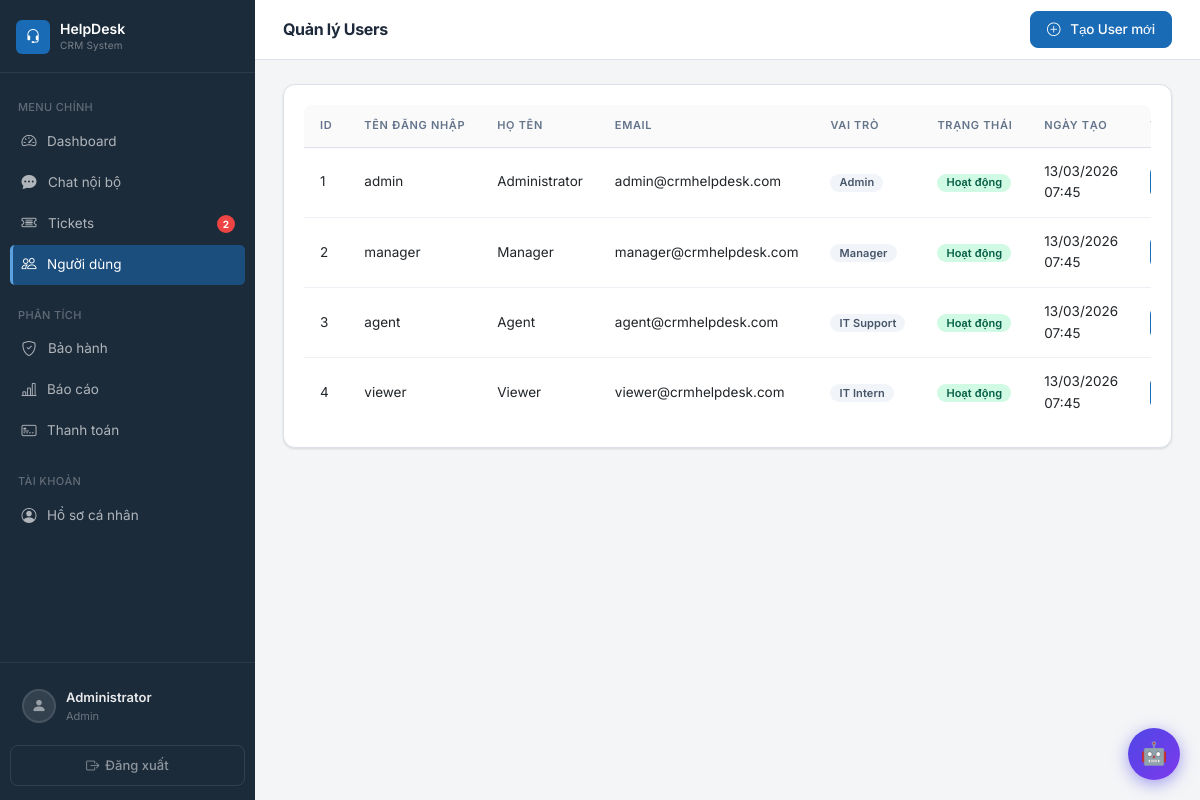
/users.php (signed in), run on the app's committed database.
### tables this page shows
CREATE TABLE IF NOT EXISTS users (
    id INT AUTO_INCREMENT PRIMARY KEY,
    username VARCHAR(50) NOT NULL UNIQUE,
    password VARCHAR(255) NOT NULL,
    fullname VARCHAR(100) NOT NULL,
    email VARCHAR(100) NOT NULL UNIQUE,
    phone VARCHAR(20),
    avatar VARCHAR(255) DEFAULT NULL,
    role_id INT NOT NULL,
    status ENUM('active', 'inactive') DEFAULT 'active',
    created_at TIMESTAMP DEFAULT CURRENT_TIMESTAMP,
    FOREIGN KEY (role_id) REFERENCES roles(id) ON DELETE CASCADE
);

CREATE TABLE IF NOT EXISTS roles (
    id INT AUTO_INCREMENT PRIMARY KEY,
    name VARCHAR(50) NOT NULL UNIQUE,
    hierarchy_level TINYINT UNSIGNED NOT NULL DEFAULT 99
);

### includes/auth.php (called while the page is built, shortened)
<?php
require_once 'controllers/authController.php';
$authController = new AuthController();
function getCurrentUser() {
    global $authController;
    return $authController->getCurrentUser();
}
function hasRole($roleName) {
    global $authController;
    return $authController->hasRole($roleName);
}
function hasAnyRole($roles) {
    global $authController;
    return $authController->hasAnyRole($roles);
}
function requireRole($roleName) {
    global $authController;
    $authController->requireRole($roleName);
}
function getUserDisplayName() {
    $user = getCurrentUser();
    return $user ? $user['fullname'] : 'Guest';
}
function getUserRoleDisplayName() {
    $user = getCurrentUser();
    return $user ? $user['role_name'] : '';
}
?>

### controllers/authController.php (called while the page is built, shortened)
<?php
require_once __DIR__ . '/../models/User.php';
class AuthController {
    private $userModel;
    public function __construct() {
        $this->userModel = new User();
    }
    public function isLoggedIn() {
        return isset($_SESSION['user_id']);
    }
    public function getCurrentUser() {
        return [
            'id' => $_SESSION['user_id'],
            'username' => $_SESSION['username'],
            'fullname' => $_SESSION['fullname'],
            'role_id' => $_SESSION['role_id'],
            'role_name' => $_SESSION['role_name']
        ];
    }
    public function hasRole($roleName) {
        $user = $this->getCurrentUser();
        return $user['role_name'] === $roleName;
    }
    public function hasAnyRole($roles) {
        $user = $this->getCurrentUser();
        return in_array($user['role_name'], $roles);
    }
    public function requireLogin() {
        $user = $this->userModel->findById($_SESSION['user_id']);
    }
    public function requireRole($roleName) {
        $this->requireLogin();
    }
}
?>

### models/User.php (called while the page is built, shortened)
<?php
require_once __DIR__ . '/../config/database.php';
class User {
    private $pdo;
    public function __construct() {
        global $pdo;
        $this->pdo = $pdo;
    }
    public function findById($id) {
        $stmt = $this->pdo->prepare("SELECT u.*, r.name as role_name FROM users u JOIN roles r ON u.role_id = r.id WHERE u.id = ?");
        $stmt->execute([$id]);
        return $stmt->fetch();
    }
    public function getAll() {
        $stmt = $this->pdo->query("SELECT u.*, r.name as role_name FROM users u JOIN roles r ON u.role_id = r.id ORDER BY u.created_at DESC");
        return $stmt->fetchAll();
    }
}
?>

### controllers/userController.php (called while the page is built, shortened)
<?php
require_once __DIR__ . '/../models/User.php';
require_once __DIR__ . '/authController.php';
class UserController {
    private $userModel;
    private $authController;
    public function __construct() {
        $this->userModel = new User();
        $this->authController = new AuthController();
    }
    public function getUsers() {
        $this->authController->requireRole('Admin');
        return $this->userModel->getAll();
    }
}
?>

### includes/functions.php (called while the page is built, shortened)
<?php
function formatDate($date, $format = 'd/m/Y H:i') {
    return date($format, strtotime($date));
}
?>

### users.php (the view, shortened to what this page needs)
<?php
require_once 'includes/auth.php';
require_once 'includes/functions.php';
require_once 'controllers/userController.php';
requireRole('Admin');
$userController = new UserController();
$action = $_GET['action'] ?? 'list';
switch ($action) {
    default:
        $pageTitle = 'Quản lý Users';
        $pageActions = '<a href="users.php?action=create" class="btn btn-primary">
            <i class="bi bi-plus-circle me-1"></i>Tạo User mới
        </a>';
        $users = $userController->getUsers();
        break;
}
include 'includes/header.php';
?>
<?php if ($action === 'list'): ?>
    <div class="card">
        <div class="card-body">
            <?php if (empty($users)): ?>
                <p class="text-muted text-center py-4">Chưa có user nào.</p>
            <?php else: ?>
                <div class="table-responsive">
                    <table class="table table-hover">
                        <thead>
                            <tr>
                                <th>ID</th>
                                <th>Tên đăng nhập</th>
                                <th>Họ tên</th>
                                <th>Email</th>
                                <th>Vai trò</th>
                                <th>Trạng thái</th>
                                <th>Ngày tạo</th>
                                <th>Thao tác</th>
                            </tr>
                        </thead>
                        <tbody>
                            <?php foreach ($users as $user): ?>
                                <tr>
                                    <td><?php echo $user['id']; ?></td>
                                    <td><?php echo htmlspecialchars($user['username']); ?></td>
                                    <td><?php echo htmlspecialchars($user['fullname']); ?></td>
                                    <td><?php echo htmlspecialchars($user['email']); ?></td>
                                    <td>
                                        <span class="badge bg-secondary"><?php echo $user['role_name']; ?></span>
                                    </td>
                                    <td>
                                        <span class="badge bg-<?php echo ($user['status'] === 'active') ? 'success' : 'danger'; ?>">
                                            <?php echo ($user['status'] === 'active') ? 'Hoạt động' : 'Khóa'; ?>
                                        </span>
                                    </td>
                                    <td><?php echo formatDate($user['created_at']); ?></td>
                                    <td>
                                    </td>
                                </tr>
                            <?php endforeach; ?>
                        </tbody>
                    </table>
                </div>
            <?php endif; ?>
        </div>
    </div>
<?php endif; ?>
<?php include 'includes/footer.php'; ?>

### includes/header.php (shortened to what this page needs)
<!DOCTYPE html>
<html lang="vi">
<head>
    <link href="assets/css/bootstrap.min.css" rel="stylesheet">
    <link href="assets/icons/bootstrap-icons.css" rel="stylesheet">
</head>
<body>
<?php
$sidebarUser = null;
if (isset($userFull)) {
    $sidebarUser = $userFull;
} else {
    global $pdo;
    $cu = getCurrentUser();
    if ($cu && $pdo) {
        $stmt = $pdo->prepare("SELECT avatar FROM users WHERE id = ?");
        $stmt->execute([$cu['id']]);
        $sidebarUser = $stmt->fetch();
    }
}
$currentPage = basename($_SERVER['PHP_SELF']);
$_sidebarBadge = 0;
if (hasAnyRole(['Admin', 'Manager', 'IT Helpdesk']) && isset($pdo)) {
    try {
        $stmt = $pdo->query("
            SELECT COUNT(*) FROM tickets t
            JOIN statuses s ON t.status_id = s.id
            WHERE t.assigned_to IS NULL AND s.name != 'Đã đóng'
        ");
        $_sidebarBadge = (int)$stmt->fetchColumn();
    } catch (\PDOException $e) {
        $_sidebarBadge = 0;
    }
}
?>
<nav class="sidebar" id="sidebar">
    <div class="sidebar-brand">
        <div class="sidebar-brand-icon">
            <i class="bi bi-headset"></i>
        </div>
        <div>
            <div class="sidebar-brand-text">HelpDesk</div>
            <div class="sidebar-brand-sub">CRM System</div>
        </div>
    </div>
    <div class="sidebar-nav">
        <div class="sidebar-label">Menu chính</div>
        <a href="dashboard.php" class="sidebar-link <?php echo $currentPage === 'dashboard.php' ? 'active' : ''; ?>">
            <i class="bi bi-speedometer2"></i>
            Dashboard
        </a>
        <a href="chat.php" class="sidebar-link <?php echo $currentPage === 'chat.php' ? 'active' : ''; ?>" style="justify-content:space-between;">
            <span style="display:flex;align-items:center;gap:10px;">
                <i class="bi bi-chat-dots-fill"></i>
                Chat nội bộ
            </span>
        </a>
        <a href="tickets.php" class="sidebar-link <?php echo $currentPage === 'tickets.php' ? 'active' : ''; ?>" style="justify-content:space-between;">
            <span style="display:flex;align-items:center;gap:10px;">
                <i class="bi bi-ticket-detailed"></i>
                Tickets
            </span>
            <?php if ($_sidebarBadge > 0): ?>
                <span style="background:#ef4444;color:#fff;font-size:10px;font-weight:700;padding:2px 6px;border-radius:100px;line-height:1.4;flex-shrink:0;"><?php echo $_sidebarBadge; ?></span>
            <?php endif; ?>
        </a>
        <?php if (hasRole('Admin')): ?>
        <a href="users.php" class="sidebar-link <?php echo $currentPage === 'users.php' ? 'active' : ''; ?>">
            <i class="bi bi-people"></i>
            Người dùng
        </a>
        <?php endif; ?>
        <div class="sidebar-label" style="margin-top:8px;">Phân tích</div>
        <a href="warranty.php" class="sidebar-link <?php echo $currentPage === 'warranty.php' ? 'active' : ''; ?>" style="justify-content:space-between;">
            <span style="display:flex;align-items:center;gap:10px;">
                <i class="bi bi-shield-check"></i>
                Bảo hành
            </span>
        </a>
        <a href="reports.php" class="sidebar-link <?php echo $currentPage === 'reports.php' ? 'active' : ''; ?>">
            <i class="bi bi-bar-chart-line"></i>
            Báo cáo
        </a>
        <?php if (hasAnyRole(['Admin', 'Manager'])): ?>
        <a href="billing.php" class="sidebar-link <?php echo $currentPage === 'billing.php' ? 'active' : ''; ?>" style="justify-content:space-between;">
            <span style="display:flex;align-items:center;gap:9px;">
                <i class="bi bi-credit-card-2-front"></i>
                Thanh toán
            </span>
        </a>
        <?php endif; ?>
        <div class="sidebar-label" style="margin-top:8px;">Tài khoản</div>
        <a href="profile.php" class="sidebar-link <?php echo $currentPage === 'profile.php' ? 'active' : ''; ?>">
            <i class="bi bi-person-circle"></i>
            Hồ sơ cá nhân
        </a>
    </div>
    <div class="sidebar-footer">
        <a href="profile.php" class="sidebar-user">
            <?php if (!empty($sidebarUser['avatar'])): ?>
                <img src="assets/avatars/<?php echo htmlspecialchars($sidebarUser['avatar']); ?>"
                     class="sidebar-user-avatar" alt="Avatar">
            <?php else: ?>
                <div class="sidebar-user-placeholder">
                    <i class="bi bi-person-fill"></i>
                </div>
            <?php endif; ?>
            <div class="sidebar-user-info">
                <div class="sidebar-user-name"><?php echo htmlspecialchars(getUserDisplayName()); ?></div>
                <div class="sidebar-user-role"><?php echo htmlspecialchars(getUserRoleDisplayName()); ?></div>
            </div>
        </a>
        <a href="logout.php" class="sidebar-logout">
            <i class="bi bi-box-arrow-right"></i>
            Đăng xuất
        </a>
    </div>
</nav>
<div class="main-content">
    <div class="topbar">
        <div class="topbar-title"><?php echo isset($pageTitle) ? htmlspecialchars($pageTitle) : 'Dashboard'; ?></div>
        <div class="topbar-actions">
            <?php if (isset($pageActions)) echo $pageActions; ?>
        </div>
    </div>
    <div class="page-content">

### includes/footer.php (shortened to what this page needs)
    </div>
</div>
</body>
</html>

### data on the page
users: fullname "Administrator", role.name "Admin", id "1", username "admin", email "admin@crmhelpdesk.com", status "Hoạt động", created_at "13/03/2026 07:45"
users: id "2", username "manager", fullname "Manager", email "manager@crmhelpdesk.com", role.name "Manager", status "Hoạt động", created_at "13/03/2026 07:45"
users: id "3", username "agent", fullname "Agent", email "agent@crmhelpdesk.com", role.name "IT Support", status "Hoạt động", created_at "13/03/2026 07:45"
users: id "4", username "viewer", fullname "Viewer", email "viewer@crmhelpdesk.com", role.name "IT Intern", status "Hoạt động", created_at "13/03/2026 07:45"

### other printed values
$_sidebarBadge "2"
$pageTitle "Quản lý Users"
